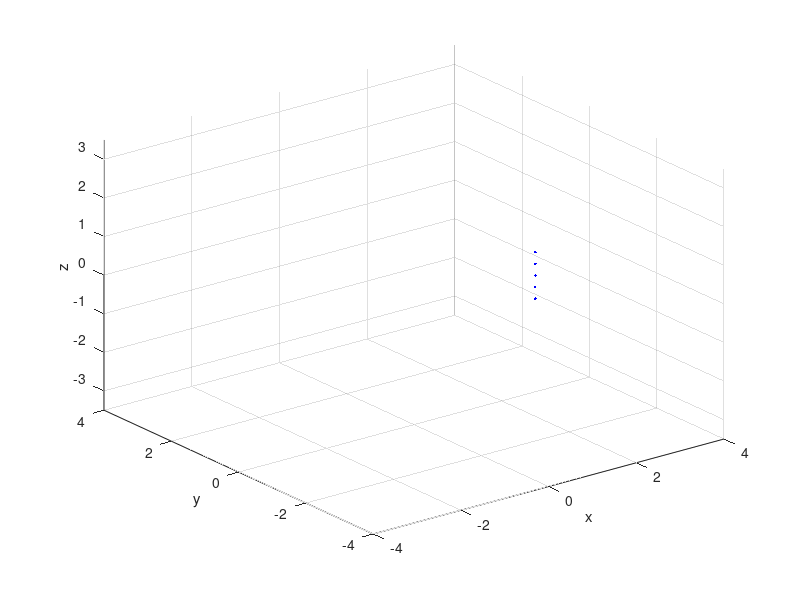

This figure's MATLAB source: (Note: this script raises an error after producing the figure.)
clear all; close all; clc;

particle_no = 5;
ds = 0.3;

initial_position = [2 -1 0]; % x z y
initial_speed = [-0.1 -0.15 +0]; % vx vy vz %units of c
mag_iv = norm(initial_speed);%mag initial speed 

q=1.60217*10^(-19); %charge
m=1.67262*10^(-27); % mass
c = 3*10^8; % speed of light
g = 9.81; 
a = 1.5; %radius of each coil
b = 0.8; %radius of central region
t_final = 0.25e-4; %duration of sim.
dt = 1.0e-10; %step size

%iniitial energy
gamma_i = 1/(sqrt(1-(mag_iv)^2));
ei = m*c^2*(gamma_i - 1) * 6.242e+18;

disp(['Speed = ', num2str(mag_iv*100) , '% speed of light'])
disp(['Energy = ', num2str(ei/10^6), ' MeV']) 

%position/ velocity of each particle tracked using vectors
for i = 1:particle_no
    xp(i) = initial_position(1);
    yp(i) = initial_position(2);
    zp(i) = initial_position(3)+ds/2*particle_no-ds*(i-1);
    vxp(i) = initial_speed(1);
    vyp(i) = initial_speed(2);
    vzp(i) = initial_speed(3);
end

%time steps
t = (0:dt:t_final);

figure(1)
plot3(xp,yp,zp,'.b');
xlim([-4 4])
ylim([-4 4])
zlim([-3.5 3.5])
xlabel('x');
ylabel('y');
zlabel('z');
hold on
grid on

for i = 0:15
    plotCircle3D([(a+b)*cos(pi/16+i*pi/8) (a+b)*sin(pi/16+i*pi/8) 0], [-sin(pi/16+i*pi/8) cos(pi/16+i*pi/8) 0], a, true);
end

%% Loop

%initialise counter vector
for i = 1:particle_no
    countp(i) = 0;
end

vxp = vxp*c;
vyp = vyp*c;
vzp = vzp*c;
count = 0;
colourp = {'.b';'.g';'.r';'.m';'.k'};
colourp = string(colourp);
waitforbuttonpress

counter = 1;
for i = 0:t_final/dt
    xp_prev = xp;
    yp_prev = yp;
    zp_prev = zp;
    
    for j = 1:particle_no
        x = xp(j);
        y = yp(j);
        z = zp(j);
        vx = vxp(j);
        vy = vyp(j);
        vz = vzp(j);
        
        gamma = 1/sqrt(1-(vx^2+vy^2+vz^2)/c^2);
        count = countp(j);
        
        phi =  atan2(y,x);
        distance = sqrt( z^2 + (x-(a+b)*cos(phi))^2 + (y-(a+b)*sin(phi))^2 );
        if (distance>a)||(x^2+y^2>(b+2*a)^2)||(x^2+y^2<b^2)
            disp('The particle has escaped!');
            break
        end
    
        [Bx, By, Bz] = toroidv2([x y z a b]);  %magnetic field strength calc.
   
        % include force of electric field from other particles
        e0 = 8.8541878128 * 10^-12;
        e0f = 1/(4*pi*e0);
        E_force = [0; 0; 0];
        for k = 1:particle_no
            if k == j
                E_force = E_force;            
            else
                % force on current particle
                mag_dist = sqrt((x-xp_prev(k))^2 + (y-yp_prev(k))^2 + (z-zp_prev(k))^2);
                direction = [x-xp_prev(k); y-yp_prev(k); z-zp_prev(k)]/mag_dist;
                E_force = E_force + e0f * q^2/mag_dist * direction;
            end
        end
                
        Eax = E_force(1)/(gamma*m);
        Eay = E_force(2)/(gamma*m);
        Eaz = E_force(3)/(gamma*m);
        
        % q/(gamma*m) factor
        qm = q/(gamma*m);     
        
        %Total acceleration
        ax = qm*(vy*Bz-vz*By) + Eax;
        ay = qm*(vz*Bx-vx*Bz) + Eay;
        az = qm*(vx*By-vy*Bx)-g + Eaz;
    
        vx = vx + ax*dt;
        vy = vy + ay*dt;
        vz = vz + az*dt;
        
        mag_v = norm([vx/c vy/c vz/c]); %units in c
        
        %sim error correction normalise v since B does not change energy
        vxp(j) = vx*mag_iv/mag_v;
        vyp(j) = vy*mag_iv/mag_v;
        vzp(j) = vz*mag_iv/mag_v;        
    
        xp(j) = x + vxp(j)*dt;
        yp(j) = y + vyp(j)*dt;
        zp(j) = z + vzp(j)*dt;
        countp(j) = count+1;        
    
        %plots every 60 points
        if mod(countp(j),60)==0
            plot3(xp(j),yp(j),zp(j),colourp(j), 'linewidth',1000);
            fa = [ax ay az];
            n = norm(fa);
            fp = fa./n;
            po = [xp(j), yp(j), zp(j)];            
        end        
        pause(0.0000000001)      
        
    end

end
